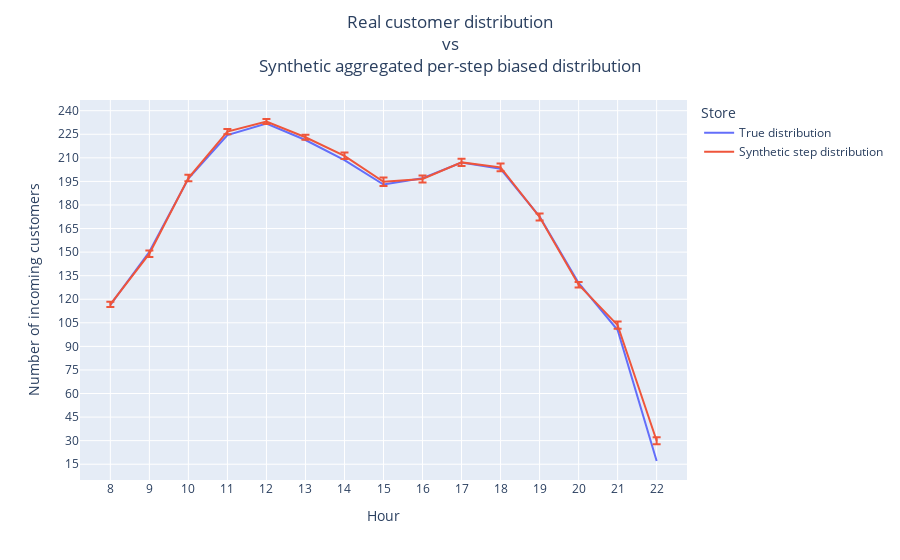

The cell this chart's notebook holds for it:
### Code cell
sigma = 0.4
n_runs = 30

df = read_input_customer_distribution()
df_step_out = generate_multiple_customers_dist(df, n_runs, sigma, steps_in_hour)
df_full = aggregate_runs(df_step_out, df)
fig = plot_distributions(df_full)
fig.show()

### Figure 1 — Plotly figure (JSON) as saved in the notebook; plotly's stock layout.template omitted (floating-point values rounded to 4 significant figures)
{"data": [{"mode": "lines", "name": "True distribution", "type": "scatter", "x": [8, 9, 10, 11, 12, 13, 14, 15, 16, 17, 18, 19, 20, 21, 22], "y": [116.4, 150.2, 196.9, 224.5, 231.8, 221.4, 208.6, 193.0, 197.0, 207.0, 203.0, 172.6, 130.4, 100.4, 17.05]}, {"error_y": {"array": [1.668, 2.013, 2.045, 1.638, 1.621, 1.558, 2.043, 2.672, 2.231, 2.309, 2.434, 2.265, 1.712, 2.31, 2.166], "arrayminus": [1.668, 2.013, 2.045, 1.638, 1.621, 1.558, 2.043, 2.672, 2.231, 2.309, 2.434, 2.265, 1.712, 2.31, 2.166], "symmetric": false, "type": "data"}, "mode": "lines", "name": "Synthetic step distribution", "type": "scatter", "x": [8, 9, 10, 11, 12, 13, 14, 15, 16, 17, 18, 19, 20, 21, 22], "y": [116.8, 149.0, 197.1, 226.7, 233.1, 223.1, 211.3, 194.8, 196.5, 207.1, 203.9, 172.4, 129.3, 103.5, 29.93]}], "layout": {"legend": {"title": {"text": "Store"}}, "title": {"text": "Real customer distribution<br>vs<br>Synthetic aggregated per-step biased distribution", "x": 0.5, "xanchor": "center", "y": 0.95, "yanchor": "top"}, "xaxis": {"dtick": 1, "tick0": 0, "tickmode": "linear", "title": {"text": "Hour"}}, "yaxis": {"dtick": 15, "tick0": 0, "tickmode": "linear", "title": {"text": "Number of incoming customers"}}}}
